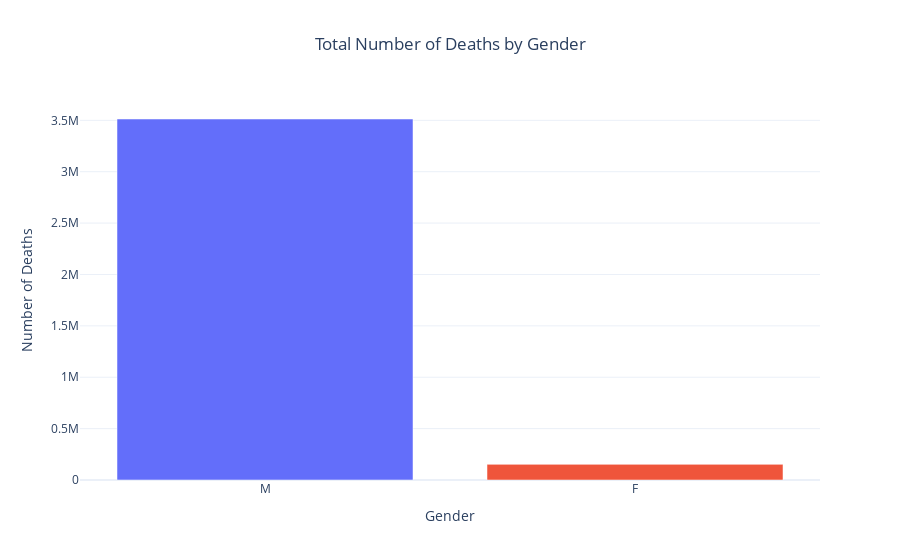

Notebook source saved alongside this figure:
### Code cell
fig = px.bar(
    df_gender_grouped, 
    x='gender',
    y='deaths',
    color='gender',
    title='Total Number of Deaths by Gender',
    template='plotly_white'
)

fig.update_traces(
    textposition='outside',
    hovertemplate= (
        '<b>Gender: %{x}</b><br>'
        '<b>Total deaths:</b> %{y}</b><br>'
        '<extra></extra>'
    )
)

fig.update_layout(
    xaxis_title='Gender',
    yaxis_title='Number of Deaths',
    showlegend=False,
    title_x=0.5
)

fig.show()

### Figure 1 — Plotly figure (JSON) as saved in the notebook; plotly's stock layout.template omitted (floating-point values rounded to 4 significant figures)
{"data": [{"hovertemplate": "<b>Gender: %{x}</b><br><b>Total deaths:</b> %{y}</b><br><extra></extra>", "legendgroup": "M", "marker": {"color": "#636efa", "pattern": {"shape": ""}}, "name": "M", "orientation": "v", "showlegend": true, "textposition": "outside", "type": "bar", "x": ["M"], "xaxis": "x", "y": [3512808], "yaxis": "y"}, {"hovertemplate": "<b>Gender: %{x}</b><br><b>Total deaths:</b> %{y}</b><br><extra></extra>", "legendgroup": "F", "marker": {"color": "#EF553B", "pattern": {"shape": ""}}, "name": "F", "orientation": "v", "showlegend": true, "textposition": "outside", "type": "bar", "x": ["F"], "xaxis": "x", "y": [152122], "yaxis": "y"}], "layout": {"barmode": "relative", "legend": {"title": {"text": "gender"}, "tracegroupgap": 0}, "showlegend": false, "title": {"text": "Total Number of Deaths by Gender", "x": 0.5}, "xaxis": {"anchor": "y", "categoryarray": ["M", "F"], "categoryorder": "array", "domain": [0, 1], "title": {"text": "Gender"}}, "yaxis": {"anchor": "x", "domain": [0, 1], "title": {"text": "Number of Deaths"}}}}
